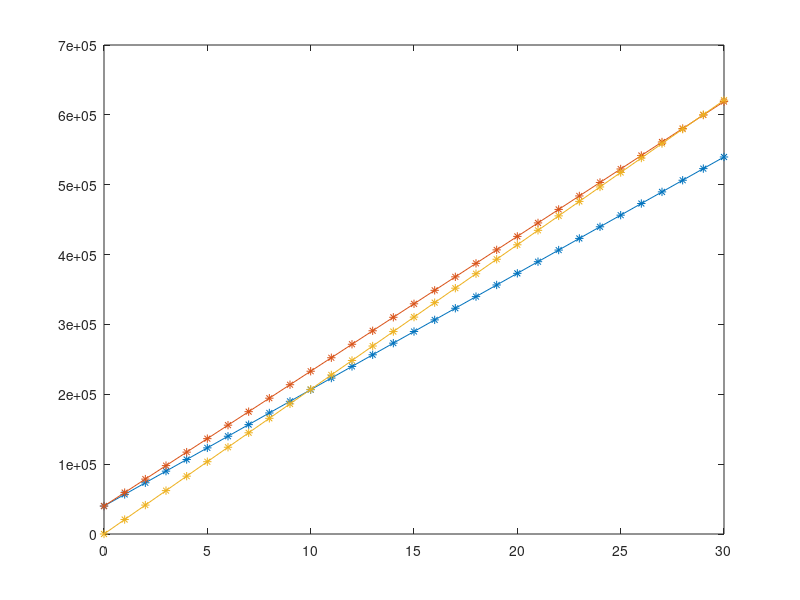

This chart was generated by the following MATLAB code: (Note: this script raises an error after producing the figure.)
% ----------------------------------------------------------------------- %
% ------------------ Living Break-evens --------------------------------- %
% ----------------------------------------------------------------------- %
% Calculate the break-evens and opportunity costs of buying a condo,
% renting, and buying a house. Also, considering the opportunity costs of
% reinvesting principle rather than putting down payment on a mortgage
clc, clear, close all

% ----------------------------------------------------------------------- %
% ---------------------- HOUSING INPUTS --------------------------------- %
% ----------------------------------------------------------------------- %
principle = 200000; 
downPaymentPercent = 20 * 0.01; % Variable
closingCostPercent = 5 * 0.01; 
paymentYears = 30;
propertyTaxRate = 1.24 * 0.01; 
mortgageInterest = 3.87 * 0.01; 
estimatedInsuranceYear = 1354; 
utilMonth = 150; 
hoaMonth = 387; 
rentBrooks = 780; 
rentMonth = 1575; 
preTaxSalaryYear = 90000; 
preTaxSalaryMonth = preTaxSalaryYear/12; 
taxRate = 0.713;
takeHomeSalaryYear = taxRate* preTaxSalaryYear;
takeHomeSalaryMonth = takeHomeSalaryYear/12; 
principleRateOfReturn = 10 * 0.01; 
percentHouseGrowth = 100 * 0.01;

% Scenario #1 Purchasing a House
%
%
%

downPayment = principle * downPaymentPercent; 
closingCosts = principle * closingCostPercent; 
mortgageNet = principle - downPayment;  
N = 12 * paymentYears;                            % Assuming 30-year fixed rate

% Basic Mortgage Stats: 
% Source: https://www.bankrate.com/calculators/mortgages/mortgage-calculator.aspx
% M = P[r(1+r)^n/((1+r)^n)-1)]

monthlyMortgageInterest = mortgageInterest/12; 
mortgageMonthlyPayment = mortgageNet*(monthlyMortgageInterest*(1+monthlyMortgageInterest)^N) / ((1 + monthlyMortgageInterest)^N - 1); 

% Property Tax
%
% Source: https://smartasset.com/taxes/massachusetts-property-tax-calculator#:~:text=Overview%20of%20Massachusetts%20Taxes,higher%20than%20the%20national%20average.
propertyTaxYear = propertyTaxRate * principle; 
propertyTaxMonth = propertyTaxYear/12;

% Housing Insurance 
%
% Source: https://www.bankrate.com/insurance/homeowners-insurance/in-massachusetts/
estimatedInsuranceMonth = estimatedInsuranceYear/ 12; 

% Housing Utilities and Maintenance
%
%
maintenanceMonth = 0.01 * principle /12; 

% Total Monthly Costs
totalHousingCostMonth = mortgageMonthlyPayment + propertyTaxMonth + estimatedInsuranceMonth + utilMonth + maintenanceMonth; 
totalHousingCostLife = N*totalHousingCostMonth; 

fprintf('==================================================================================== \n'); 
fprintf('Mortgage Principle %0.2f ($) \n', principle);
fprintf('Down Payment Percent %0.1f (%%) \n', 100*downPaymentPercent);
fprintf('Down Payment %0.2f ($) \n', downPayment); 
fprintf('Closing Cost Percent %0.1f (%%) \n', 100*closingCostPercent);
fprintf('Closing Cost %0.2f ($) \n', closingCosts); 
fprintf('Yearly Mortgage Interest Rate %0.1f (%%) \n', 100*mortgageInterest); 
fprintf('Payment Months: %i (months) \n', N); 
fprintf('Monthly Mortgage Payment %0.2f ($) \n', mortgageMonthlyPayment); 
fprintf('Property Tax Rate: %0.1f (%%) \n', 100*propertyTaxRate); 
fprintf('Propety Tax Monthly Cost: %0.1f ($) \n', propertyTaxMonth); 
fprintf('Property Insurance Monthly Cost: %0.1f ($) \n', estimatedInsuranceMonth); 
fprintf('Monthly Utilities: %0.1f ($) \n', utilMonth); 
fprintf('Monthly Maintenance: %0.1f ($) \n', maintenanceMonth); 
fprintf('----------------------------------------------------------------------------------- \n'); 
fprintf('Opportunity Cost of Interest (Compounded) %0.2f (%%) \n', 100*principleRateOfReturn); 
fprintf('Expected Percent increase in house value %0.2f (%%) \n', 100*percentHouseGrowth); 
fprintf('----------------------------------------------------------------------------------- \n'); 
fprintf('HOUSE NET MONTHLY COST %0.2f ($) \n', totalHousingCostMonth); 
fprintf('HOUSE LIFETIME COST %0.2f ($) \n', totalHousingCostLife); 
fprintf('-------------------------------------------------------------- \n'); 

% Scenario #2 Purchasing a Condo
%
%
% Source: https://www.longwoodresidential.com/blog/posts/2018/05/15/homeowners-association-fees-guide-boston-ma/
condoCostMonth = mortgageMonthlyPayment + propertyTaxMonth + estimatedInsuranceMonth + utilMonth + hoaMonth; 
condoCostLife = N*totalHousingCostMonth; 
fprintf('----------------------------------------------------------------------------------- \n'); 
fprintf('CONDO NET MONTHLY COST %0.2f ($) \n', condoCostMonth); 
fprintf('CONDO LIFETIME COST %0.2f ($) \n', condoCostLife); 
fprintf('----------------------------------------------------------------------------------- \n'); 

% Scenario #3 Renting
%
%
%
totalRentCostMonth = rentMonth + utilMonth; 
rentCostLife = N*totalRentCostMonth; 
fprintf('----------------------------------------------------------------------------------- \n'); 
fprintf('RENT NET MONTHLY COST %0.2f ($) \n', totalRentCostMonth); 
fprintf('RENT LIFETIME COST %0.2f ($) \n', rentCostLife); 
fprintf('----------------------------------------------------------------------------------- \n'); 

% Calculating Opportunity Cost of Renting
%
%

opportunityCost = (downPayment+closingCosts)*(1+principleRateOfReturn)^(N/12); 
fprintf('----------------------------------------------------------------------------------- \n'); 
fprintf('Opportunity Cost of Reinvesting (Principle+Closing Cost) of N-years mortgage %0.2f ($) \n', opportunityCost); 
fprintf('----------------------------------------------------------------------------------- \n'); 


% Projected housing costs over-time
%
%
projectedHousingAssetPrice = (1+percentHouseGrowth)* principle; 
investmentGainHouse = projectedHousingAssetPrice - totalHousingCostLife;
investmentGainRent = opportunityCost - rentCostLife; 
fprintf('----------------------------------------------------------------------------------- \n'); 
fprintf('Housing Investment Gain %0.2f ($) \n', investmentGainHouse); 
fprintf('Rent Opportunity Cost Investiment Gain %0.2f ($) \n', investmentGainRent); 
fprintf('----------------------------------------------------------------------------------- \n'); 

% Valuing my free-time lost in commute. 
%
%
expertsRent = preTaxSalaryMonth * 0.3; 
conservativeRent = takeHomeSalaryMonth *0.3; 

MY_TIME = 75;               % ($) per hour
commuteTimeBrooks = 50;     % minutes
daysPerWeekCommute = 5;     % 
weeksPerMonth = 4;          % 
brooksStreetApartmentMyTime = MY_TIME*weeksPerMonth* daysPerWeekCommute*(2*commuteTimeBrooks/60) ;
brooksStreetApartmentNet = brooksStreetApartmentMyTime + rentBrooks; 

commuteTimeCloser = 25; 
closerApartmentMyTime = MY_TIME*weeksPerMonth* daysPerWeekCommute*(2*commuteTimeCloser/60) ;
closerApartmentNet = closerApartmentMyTime + rentMonth;
brooksVCloser = brooksStreetApartmentNet - closerApartmentNet; 

if brooksVCloser > 0
    shouldIMove = 'Brooks is MORE (+) expensive when you include what my time is worth'; 
else
    shouldIMove = 'Brooks is LESS (-) expensive when you include what my time is worth'; 
end

fprintf('----------------------------------------------------------------------------------- \n'); 
fprintf('Yearly Salary %0.2f ($) \n', preTaxSalaryYear); 
fprintf('Monthly Salary %0.2f ($) \n', preTaxSalaryMonth); 
fprintf('Yearly Salary Take home %0.2f ($) \n', takeHomeSalaryYear); 
fprintf('Monthly Salary Take home %0.2f ($) \n', takeHomeSalaryMonth); 
fprintf('Expert Monthly Rent %0.2f ($) \n', expertsRent); 
fprintf('Conservative Monthly Rent %0.2f ($) \n', conservativeRent); 
fprintf('What My Free Time is Worth %0.2f ($) per hour \n', MY_TIME);
fprintf('Time-Money Lost at Brooks apartment per month: %0.2f ($) \n', brooksStreetApartmentMyTime); 
fprintf('Time-Money Lost at Closer apartment per month: %0.2f ($) \n', closerApartmentMyTime); 
fprintf('NET LOST AT BROOKS %0.2f \n', brooksStreetApartmentNet); 
fprintf('NET LOST AT Closer %0.2f \n', closerApartmentNet);
fprintf('BROOKS - CLOSER %0.2f (+) \n', brooksVCloser); 
fprintf('%s \n', shouldIMove); 
fprintf('----------------------------------------------------------------------------------- \n'); 


%% Plot graphs
%
%
%

% PLOT 1
%
% Plot respective costs per living situation
time = 0:paymentYears; 
costHousing = downPayment + totalHousingCostMonth*(12*time); 
costCondo = downPayment + condoCostMonth*(12*time);
opportunityCost = (downPayment+closingCosts)*(1+principleRateOfReturn).^(time); 
costApartment = 12*totalRentCostMonth*time;

figure
plot(time, costHousing, '-*', time, costCondo, '-*', time, costApartment, '-*')
costAxis = gca; 
costAxis.YAxis.Exponent = 0; 
legend('House', 'Condo', 'Apartment')
title('Cost of Real Estate over Time')
xlabel('Time (year)')
ylabel('Cost ($)')
grid on 

% PLOT 2
%
% Net worth versus opportunity cost, if looking as an investment
figure
homeOwnerNetWorth = (12*time)*mortgageMonthlyPayment + downPayment; 
plot(time, homeOwnerNetWorth, '-*',  time, opportunityCost, '-*')
netWorthAxis = gca;
netWorthAxis.YAxis.Exponent = 0; 
legend('Home Owner Net-worth', 'Investment')
title('Home "Equity" Worth no rise in housing prices')
xlabel('Time (year)')
ylabel('Net-Worth ($)')
grid on 

% PLOT 3
%
% Net worth versus opportunity cost, if looking as an investment
figure
yearlyProjectedHomeOwner = linspace(downPayment, projectedHousingAssetPrice, paymentYears+1);
plot(time, yearlyProjectedHomeOwner, '-*', time, opportunityCost, '-*')
netWorthAxis = gca;
netWorthAxis.YAxis.Exponent = 0; 
legend('Home Owner Net-worth', 'Investment')
title('Home "Equity" with housing price increase, Assumption is a house an Asset')
xlabel('Time (year)')
ylabel('Net-Worth ($)')
grid on 

% PLOT 4
%
%
% figure
% yearlyProjectedHomeOwner = linspace(downPayment, projectedHousingAssetPrice, paymentYears+1);
% plot(time, yearlyProjectedHomeOwner, time, opportunityCost)
% netWorthAxis = gca;
% netWorthAxis.YAxis.Exponent = 0; 
% legend('Home Owner Net-worth', 'Investment')
% title('Net Worth with housing price increase, Assumption is a house an Asset')
% xlabel('Time (year)')
% ylabel('Net-Worth ($)')
% grid on 


%% Apartment Compare







